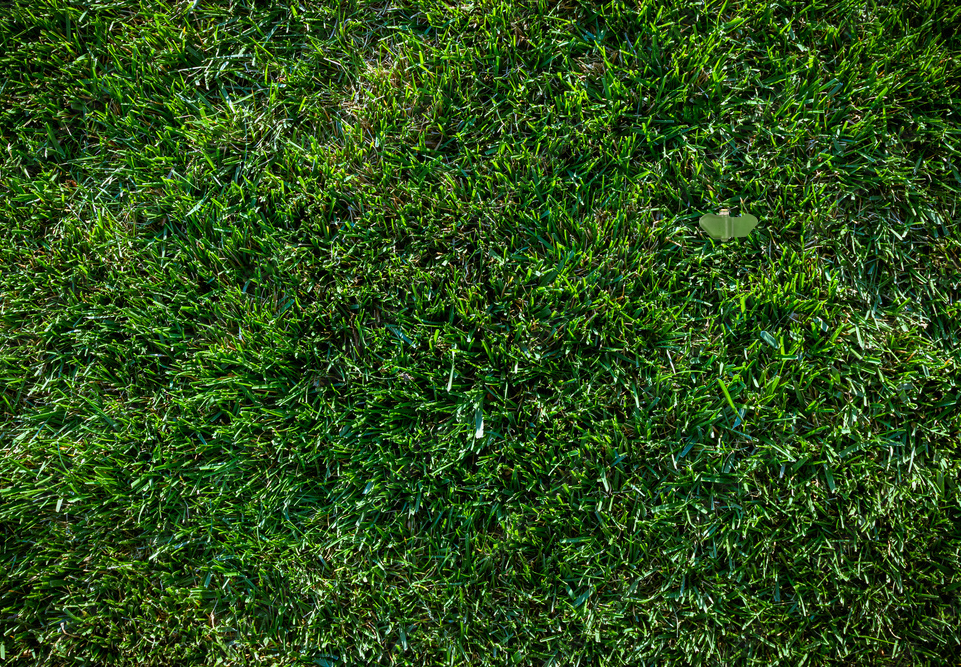
#> input picture wideScan/PFM1.png, 961 x 667 px
$ python TestFieldVison.py
#> lines starting #> are read from the running program, lines starting #| are printed output that depends on the picture; after the words box and inside, x2 and y2 are one past the last pixel; in counts of white or black regions, pixels touching at a corner belong together
import cv2
import numpy as np

# -------------------
# Load image
# -------------------
image = cv2.imread("PFM1.png")   # Change path if needed
#> image is the input picture: shape (667, 961, 3); mean B, G, R 25.6, 78.2, 44.7
output = image.copy()

# -------------------
# 1. HSV + Contour Filtering
# -------------------
hsv = cv2.cvtColor(image, cv2.COLOR_BGR2HSV)
#> hsv: shape (667, 961, 3); mean H, S, V 52, 197.1, 78.8

# Initial HSV range for dull green (tweak by sampling mine pixel with cv2)
lower_green = np.array([40, 20, 40])
upper_green = np.array([80, 150, 150])

mask = cv2.inRange(hsv, lower_green, upper_green)
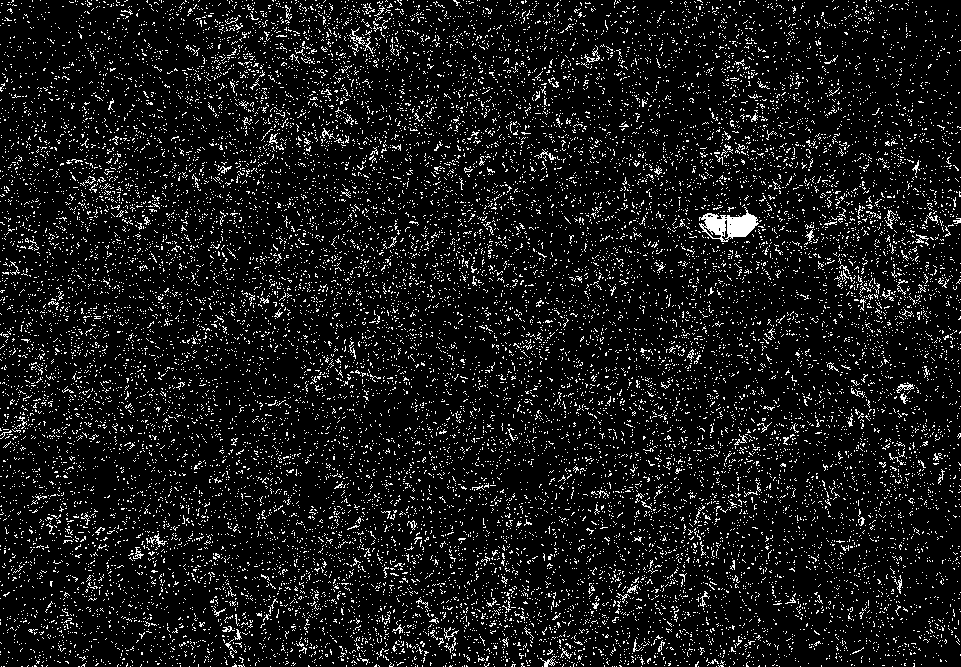
#> mask: shape (667, 961); 8.8% white in thin lines or dots

# Clean up small details
kernel = cv2.getStructuringElement(cv2.MORPH_ELLIPSE, (5,5))
mask = cv2.morphologyEx(mask, cv2.MORPH_OPEN, kernel)
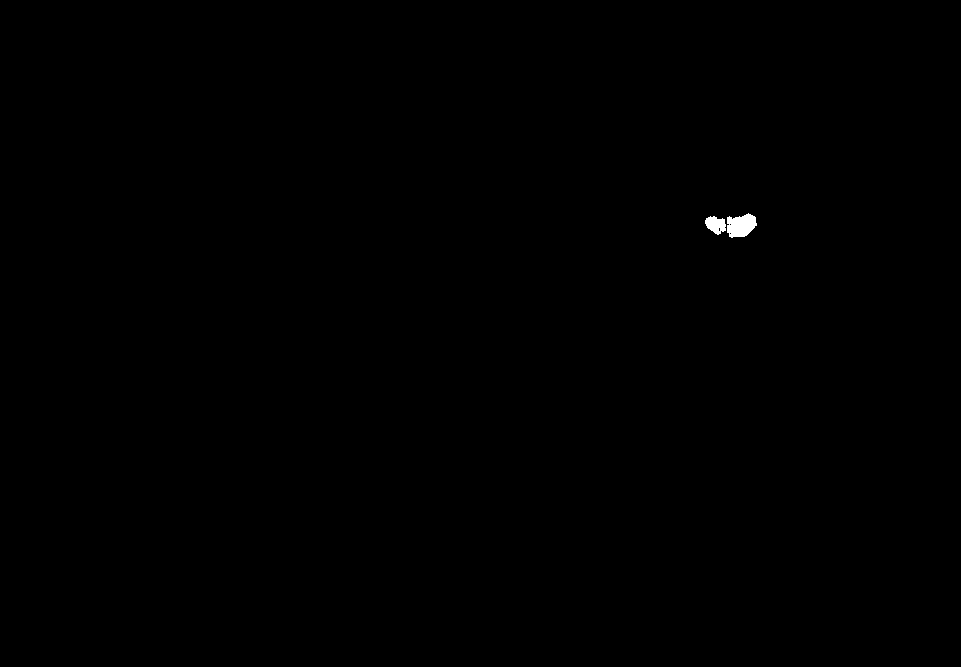
#> mask: shape (667, 961); 0.13% white; 2 white regions, box (x1, y1, x2, y2) and area: (727, 213, 757, 238) 542, (705, 216, 726, 235) 271
mask = cv2.morphologyEx(mask, cv2.MORPH_CLOSE, kernel)
#> mask: shape (667, 961); 0.13% white; 1 white region

# Find contours
contours, _ = cv2.findContours(mask, cv2.RETR_EXTERNAL, cv2.CHAIN_APPROX_SIMPLE)
#> contours = 1 contour; box (x1, y1, x2, y2) and area: (705, 213, 757, 238) 786

for c in contours:
    area = cv2.contourArea(c)
    if area > 500:   # adjust threshold
        x,y,w,h = cv2.boundingRect(c)
        print(f'x: {x}\ny: {y}\nw: {w}\nh: {h}')
        cv2.rectangle(output, (x,y), (x+w,y+h), (0,0,255), 2)
        cv2.putText(output, "Candidate", (x,y-5), cv2.FONT_HERSHEY_SIMPLEX, 0.6, (0,0,255), 2)
#> this loop made 1 pass
#> (area, x, y, w, h) on pass 1: (786.5, 705, 213, 52, 25)
#| x: 705
#| y: 213
#| w: 52
#| h: 25
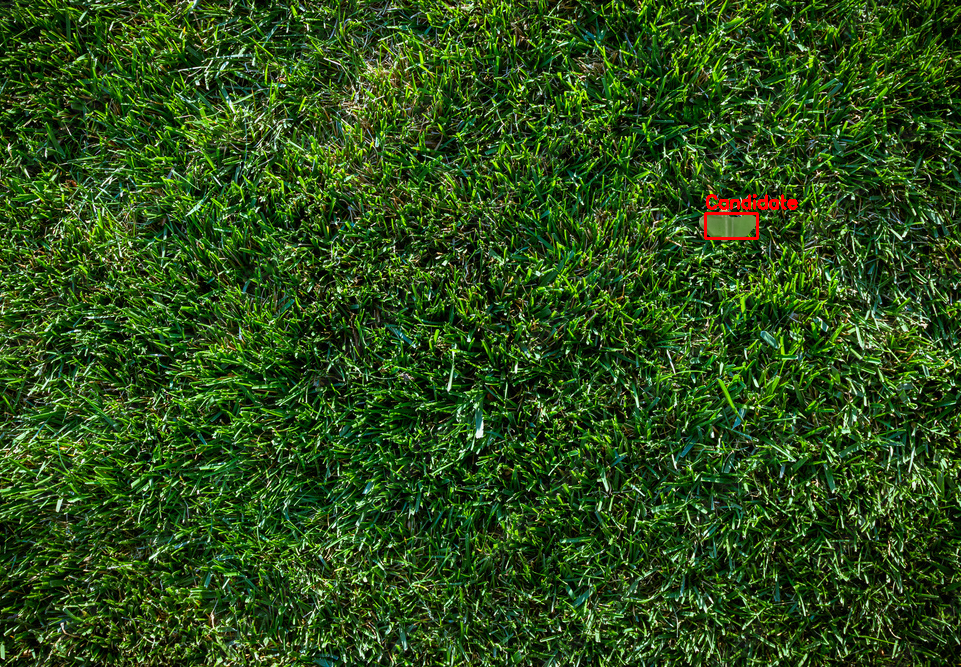
#> output: shape (667, 961, 3); 0.18% of pixels changed, all inside (x1, y1, x2, y2) = (704, 194, 798, 240)

#cv2.imwrite("mask_output.png", mask)
#cv2.imwrite("detection_output.png", output)


# -------------------
# 2. Template Matching
# -------------------
# Crop a small template of the mine manually in an image editor OR:
# template = image[y1:y2, x1:x2]   # Replace with actual coords
# For now, load from file if you save it separately
# template = cv2.imread("mine_template.png")

# Example dummy placeholder
# h, w = template.shape[:2]
# result = cv2.matchTemplate(image, template, cv2.TM_CCOEFF_NORMED)
# _, max_val, _, max_loc = cv2.minMaxLoc(result)
# if max_val > 0.5:   # adjust threshold
#     top_left = max_loc
#     bottom_right = (top_left[0] + w, top_left[1] + h)
#     cv2.rectangle(output, top_left, bottom_right, (255,0,0), 2)
#     cv2.putText(output, "Template Match", (top_left[0], top_left[1]-5),
#                 cv2.FONT_HERSHEY_SIMPLEX, 0.6, (255,0,0), 2)
# cv2.imshow("Template Matching", output)


cv2.waitKey(0)
cv2.destroyAllWindows()
